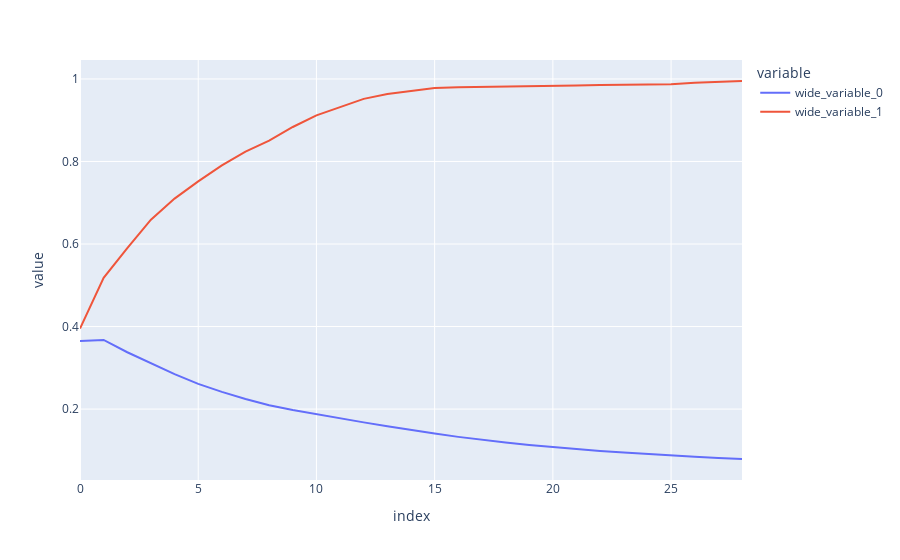

The code cell stored with this chart in its notebook:
### Code cell
import plotly.express as px

px.line(y = [precision_list, recall_list])

### Figure 1 — Plotly figure (JSON) as saved in the notebook; plotly's stock layout.template omitted (floating-point values rounded to 4 significant figures)
{"data": [{"hovertemplate": "variable=wide_variable_0<br>index=%{x}<br>value=%{y}<extra></extra>", "legendgroup": "wide_variable_0", "line": {"color": "#636efa", "dash": "solid"}, "mode": "lines", "name": "wide_variable_0", "orientation": "v", "showlegend": true, "type": "scatter", "x": [0, 1, 2, 3, 4, 5, 6, 7, 8, 9, 10, 11, 12, 13, 14, 15, 16, 17, 18, 19, 20, 21, 22, 23, 24, 25, 26, 27, 28], "xaxis": "x", "y": [0.3651, 0.3676, 0.3377, 0.3108, 0.2847, 0.2612, 0.2418, 0.2247, 0.2093, 0.1977, 0.1872, 0.1768, 0.1678, 0.1583, 0.149, 0.1407, 0.1327, 0.1255, 0.119, 0.1132, 0.1079, 0.103, 0.09865, 0.09458, 0.09084, 0.08744, 0.08454, 0.08167, 0.07908], "yaxis": "y"}, {"hovertemplate": "variable=wide_variable_1<br>index=%{x}<br>value=%{y}<extra></extra>", "legendgroup": "wide_variable_1", "line": {"color": "#EF553B", "dash": "solid"}, "mode": "lines", "name": "wide_variable_1", "orientation": "v", "showlegend": true, "type": "scatter", "x": [0, 1, 2, 3, 4, 5, 6, 7, 8, 9, 10, 11, 12, 13, 14, 15, 16, 17, 18, 19, 20, 21, 22, 23, 24, 25, 26, 27, 28], "xaxis": "x", "y": [0.3951, 0.5181, 0.59, 0.659, 0.71, 0.7518, 0.7906, 0.8241, 0.8503, 0.8836, 0.9116, 0.9314, 0.9518, 0.9637, 0.9707, 0.9781, 0.9799, 0.981, 0.9818, 0.9828, 0.9833, 0.9844, 0.9851, 0.9855, 0.9859, 0.9869, 0.9907, 0.9924, 0.995], "yaxis": "y"}], "layout": {"autosize": true, "legend": {"title": {"text": "variable"}, "tracegroupgap": 0}, "margin": {"t": 60}, "xaxis": {"anchor": "y", "autorange": true, "domain": [0, 1], "range": [0, 28], "title": {"text": "index"}, "type": "linear"}, "yaxis": {"anchor": "x", "autorange": true, "domain": [0, 1], "range": [0.02819, 1.046], "title": {"text": "value"}, "type": "linear"}}}
